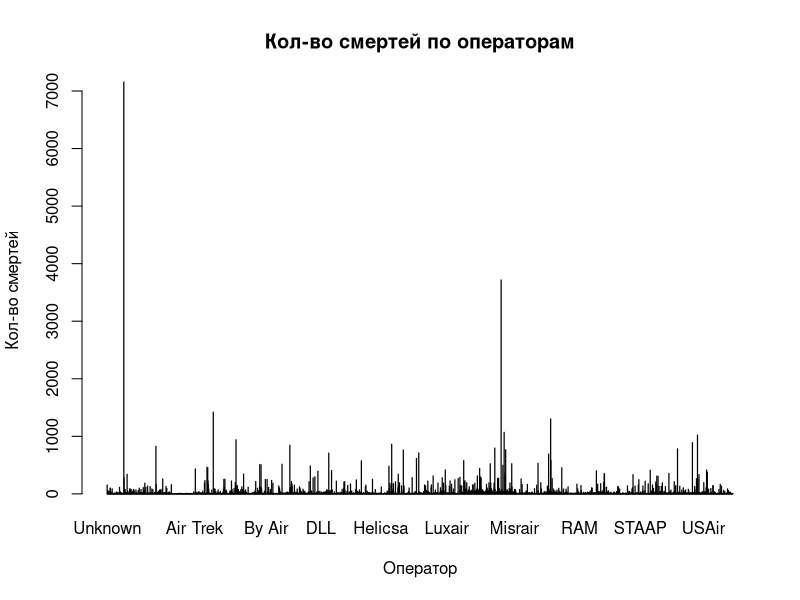
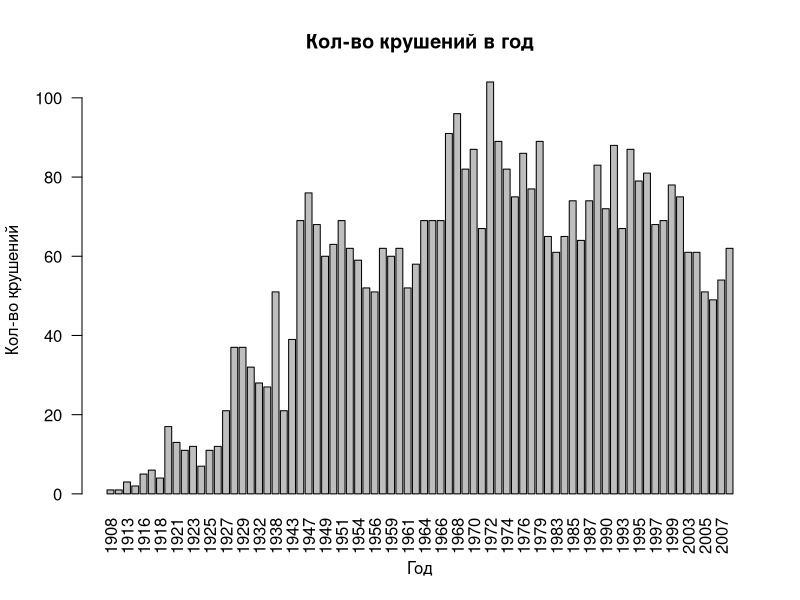
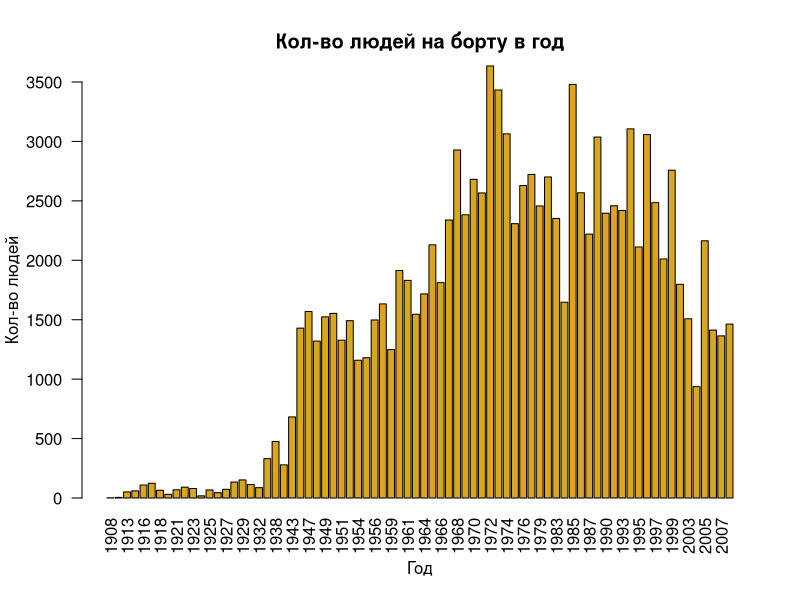
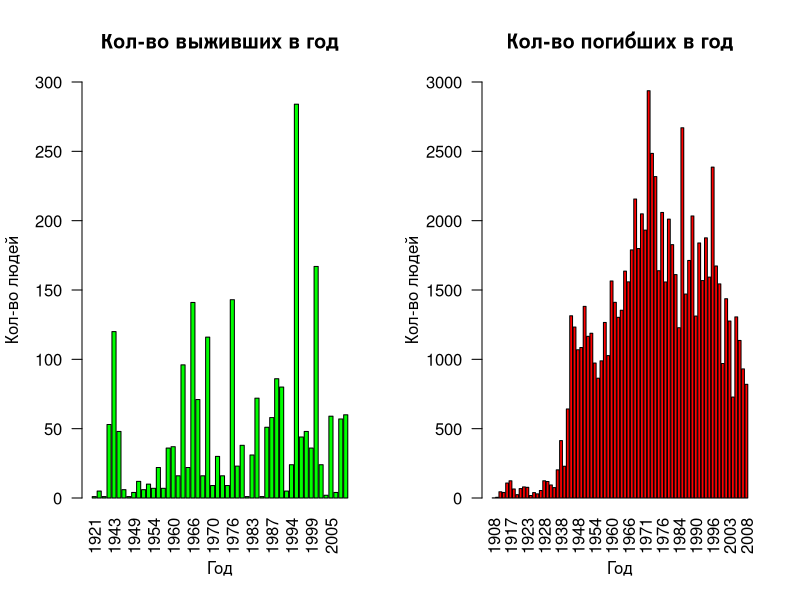
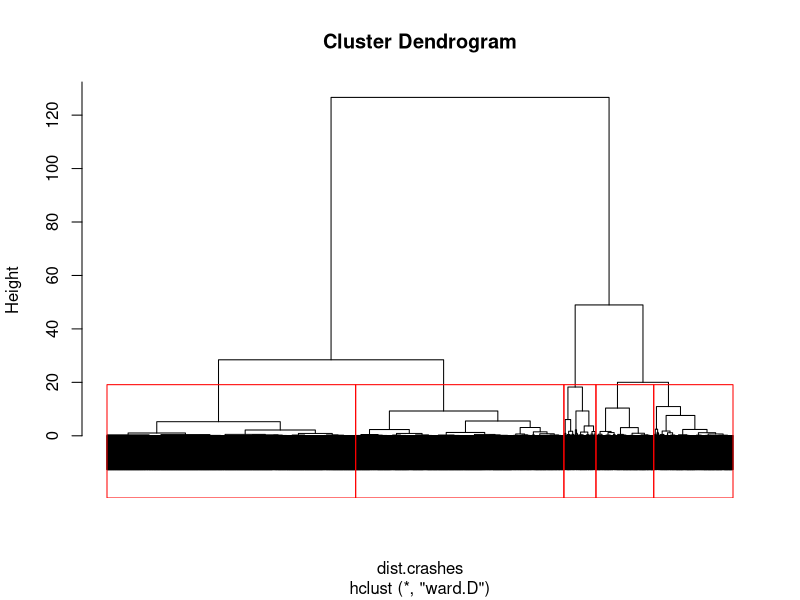
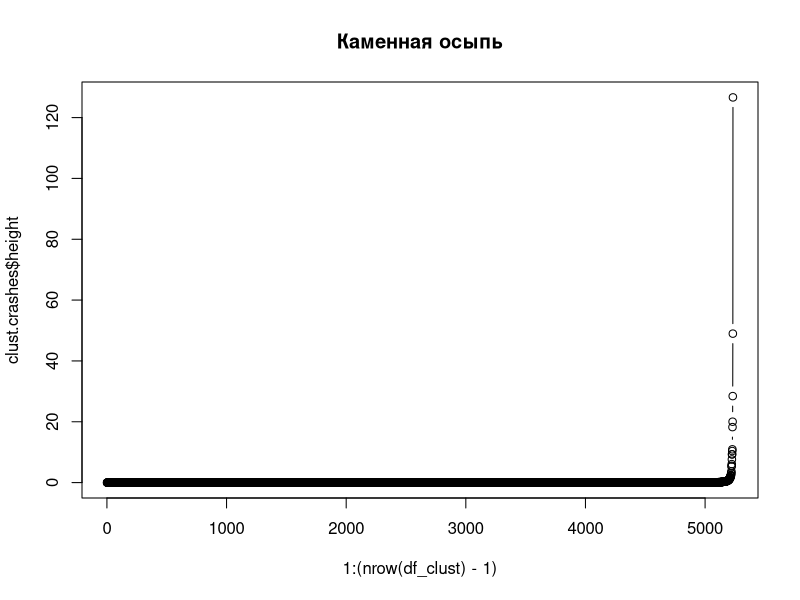
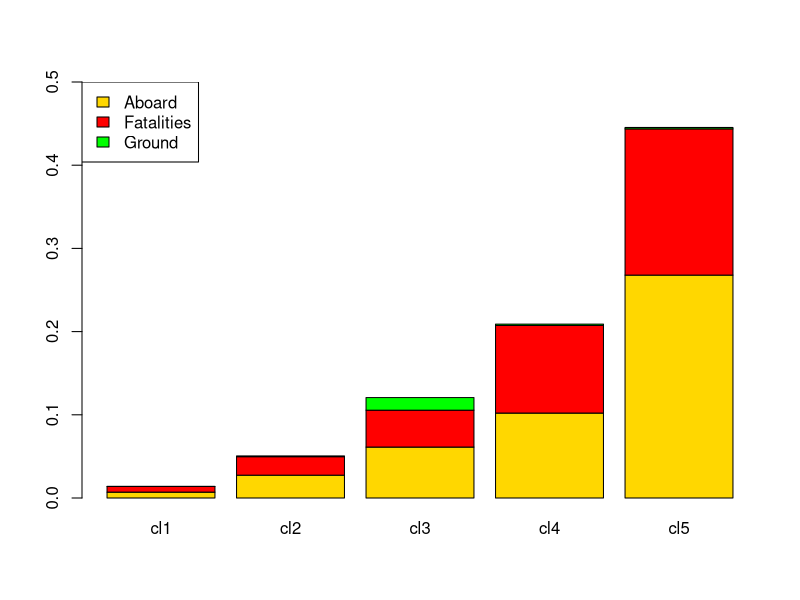
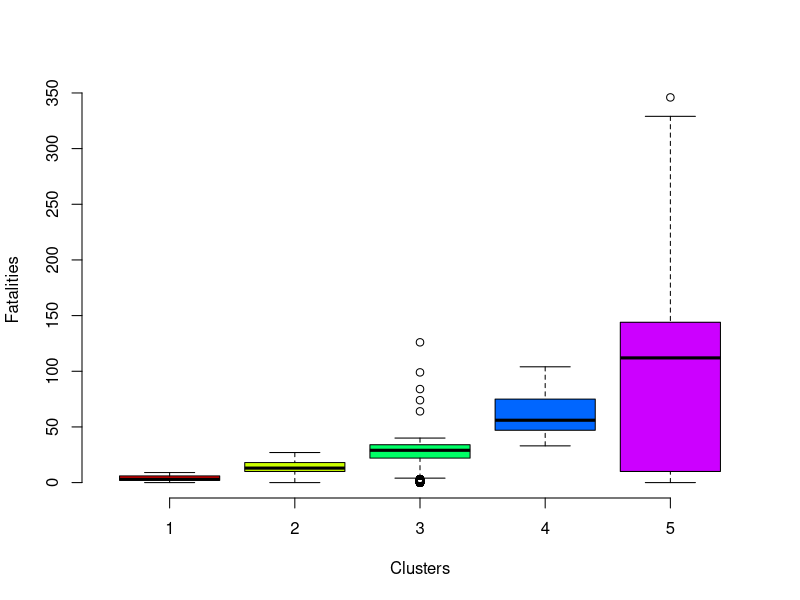

Here is the R script that generated these plots, in order:
setwd("C:/Users/AlmaZ/RStudioProjects/R/LR6")
df <- read.csv("Airplane_Crushes.csv", sep=",", header=T,
               fileEncoding="UTF-8", )


oper_vs_fatal <- data.frame(tapply(df$Fatalities, df$Operator, sum))
rownames(oper_vs_fatal)[1] <- 'Unknown'

barplot(names=row.names(oper_vs_fatal), oper_vs_fatal[, 1], xlab="Оператор", 
        ylab="Кол-во смертей", main="Кол-во смертей по операторам")



df$Year <- substring(df$Date, 7)
dif_pars_per_year <- data.frame(tapply(df$Fatalities, df$Year, sum))

dif_pars_per_year$Fatalities <- dif_pars_per_year[, 1]
dif_pars_per_year[, 1] <- rownames(dif_pars_per_year)
names(dif_pars_per_year)[1] <- 'Year'
rownames(dif_pars_per_year) <- c(1:length(dif_pars_per_year[, 1]))

dif_pars_per_year <- cbind(dif_pars_per_year, Crashes=tapply(df$Date, df$Year, length))
dif_pars_per_year <- cbind(dif_pars_per_year, Aboard=tapply(df$Aboard, df$Year, sum))
df$Ground <- as.numeric(df$Ground)
dif_pars_per_year <- cbind(dif_pars_per_year, Survived=tapply(df$Ground, df$Year, sum))

df <- df[-length(df)]
df_clean <- na.omit(dif_pars_per_year)


barplot(names=df_clean$Year, df_clean$Crashes, xlab="Год",
        ylab="Кол-во крушений", main="Кол-во крушений в год", las=2)

barplot(names=df_clean$Year, df_clean$Aboard, xlab="Год", ylim=c(0, 3500),
        ylab="Кол-во людей", main="Кол-во людей на борту в год", las=2, col='goldenrod')

survived_no_zero <- subset(df_clean, df_clean$Survived != 0, drop = TRUE)
par(mfrow=c(1, 2))
barplot(names=survived_no_zero$Year, survived_no_zero$Survived, xlab="Год", ylim=c(0, 300),
        ylab="Кол-во людей", main="Кол-во выживших в год", las=2, col='green')

barplot(names=df_clean$Year, df_clean$Fatalities, xlab="Год", ylim=c(0, 3000),
        ylab="Кол-во людей", main="Кол-во погибших в год", las=2, col='red')

par(mfrow=c(1, 1))

# Оператор с наибольшим кол-вом крушений
tmp <- tapply(df$Fatalities, df$Operator, length)
tmp[which.max(tmp)]


# Тип воздушного суда с наибольшим кол-вом крушений
tmp <- tapply(df$Fatalities, df$Type, length)
tmp[which.max(tmp)]
rm(tmp)



df_clust <- df[, -c(1:9)]
df_clust <- na.omit(df_clust)
df_clust <- df_clust[, -4]
df_deaths <- df_clust

maxs <- apply(df_clust, 2, max)
mins <- apply(df_clust, 2, min)
df_clust <- scale(df_clust, center = mins, scale = maxs - mins)
df_clust <- data.frame(df_clust)


dist.crashes <- dist(df_clust[, 1:3])
clust.crashes <- hclust(dist.crashes, "ward.D")
plot(clust.crashes, labels=F)
rect.hclust(clust.crashes, k = 5, border='red')


clusters <- cutree(clust.crashes, k = 5)
df_deaths <- data.frame(df_deaths, clusters)


# library(cluster)
# library(factoextra)
# 
# # метод локтя
# fviz_nbclust(df_clust[1:3], kmeans, method = 'wss')


# каменная осыпь
plot(1:(nrow(df_clust)-1), clust.crashes$height, type='b', main='Каменная осыпь')



cl1 <- colMeans(df_clust[clusters == 1, ])
cl2 <- colMeans(df_clust[clusters == 2, ])
cl3 <- colMeans(df_clust[clusters == 3, ])
cl4 <- colMeans(df_clust[clusters == 4, ])
cl5 <- colMeans(df_clust[clusters == 5, ])

df_plot <- data.frame(cl1, cl2, cl3, cl4, cl5)
df_plot1 <- t(df_plot)
df_plot <- t(df_plot1)
barplot(df_plot, col=c('gold','red','green'), ylim=c(0, 0.5))
legend('topleft', colnames(df_clust), fill = c('gold','red','green'))


nrow(df_clust[clusters == 1, ])
nrow(df_clust[clusters == 2, ])
nrow(df_clust[clusters == 3, ])
nrow(df_clust[clusters == 4, ])
nrow(df_clust[clusters == 5, ])

sum(df_deaths[clusters == 1, 'Fatalities'])
sum(df_deaths[clusters == 2, 'Fatalities'])
sum(df_deaths[clusters == 3, 'Fatalities'])
sum(df_deaths[clusters == 4, 'Fatalities'])
sum(df_deaths[clusters == 5, 'Fatalities'])


df_tmp <- df_deaths[-which.max(df_deaths$Fatalities), ]
df_tmp <- df_tmp[-which.max(df_tmp$Fatalities), ]
df_tmp <- df_tmp[-which.max(df_tmp$Fatalities), ]
boxplot(Fatalities~clusters, data=df_tmp, xlab='Clusters', 
        ylab = 'Fatalities', frame = F, col = rainbow(5))


library (lattice)
df_tmp <- df_deaths[-which.max(df_deaths$Aboard), ]
df_tmp <- df_tmp[-which.max(df_tmp$Aboard), ]
df_tmp <- df_tmp[-which.max(df_tmp$Aboard), ]
xyplot(Fatalities~Aboard, group = clusters, data = df_tmp, auto.key = TRUE, col = rainbow(5))

cloud(Fatalities ~  Aboard* Ground, group = clusters, data = df_deaths, 
      auto.key = TRUE, col = rainbow(5))
